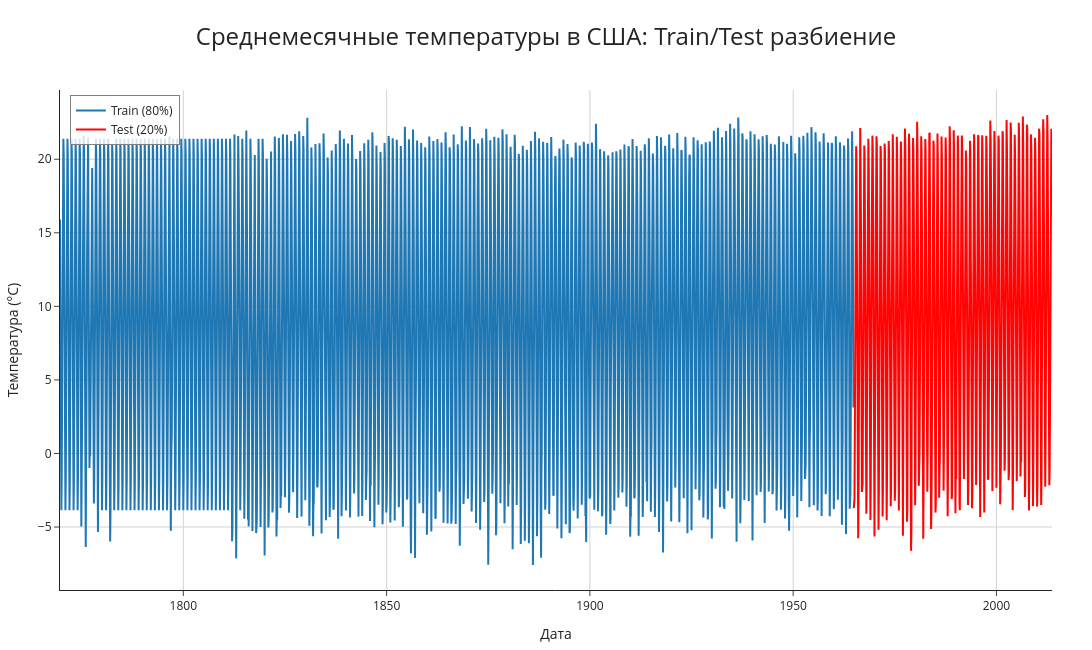

Here is the notebook cell this chart was saved with:
### Markdown cell above
Строим график:

### Code cell
# Задаём заголовок
print('\n======================================| Визуализация Train/Test разбиения с Plotly: |=====================================\n')
print('-' * 123)




# --- Создаём фигуру ---
fig = go.Figure()

# Добавляем Train
fig.add_trace(
    go.Scatter(
        x = train_data.index,
        y = train_data['AverageTemperature'], 
        mode = 'lines',
        name = 'Train (80%)',
        line = dict(color = '#1f77b4', width = 2)
    )  
)

# Добавляем Test
fig.add_trace(
    go.Scatter(
        x = test_data.index,
        y = test_data['AverageTemperature'],
        mode = 'lines',
        name = 'Test (20%)',
        line = dict(color = '#ff0404', width = 2)
    )
)




# --- Макет ---
fig.update_layout(
    
    # Заголовок и подписи осей
    title = dict(
        text = 'Среднемесячные температуры в США: Train/Test разбиение',
        x = 0.5,
        xanchor = 'center',
        font = dict(size = 24)
    ),
    xaxis_title = 'Дата',
    yaxis_title = 'Температура (°C)',
    
    # Легенда
    legend = dict(
        x = 0.01, y = 0.99,
        bgcolor = 'rgba(255,255,255,0.8)',
        bordercolor = 'gray',
        borderwidth = 1
    ),
    
    # Всплывающие подсказки
    hovermode = 'x unified',
    template = 'simple_white',
    
    # Размер для экспорта (в пикселях)
    width = 1100,
    height = 650,
    margin = dict(l=60, r=40, t=90, b=60)
)




# --- Сетки на осях ---
fig.update_xaxes(showgrid=True, gridwidth=1, gridcolor='LightGray', tickangle=0)
fig.update_yaxes(showgrid=True, gridwidth=1, gridcolor='LightGray')




# --- Показ и сохранение графика ---
fig.show()
fig.write_image(
    'plots/train_test_split.png', 
    width = 1100, 
    height = 650, 
    scale = 2
)
display(Image('plots/train_test_split.png'))




# --- Информация ---
print('-' * 123)
print(f'Размер train: {len(train_data)}')
print(f'Размер test: {len(test_data)}')
print(f'Общее количество наблюдений: {len(TS_by_USA_copy)}')
print('-' * 35)

### Figure 1 — Plotly figure (JSON) as saved in the notebook; plotly's stock layout.template omitted (floating-point values rounded to 4 significant figures; data arrays with more than 128 entries replaced by an {"elided": "..."} marker saying what was removed)
{"data": [{"line": {"color": "#1f77b4", "width": 2}, "mode": "lines", "name": "Train (80%)", "type": "scatter", "x": {"elided": "2343 str values"}, "y": {"elided": "2343 float values"}}, {"line": {"color": "#ff0404", "width": 2}, "mode": "lines", "name": "Test (20%)", "type": "scatter", "x": {"elided": "586 str values"}, "y": {"elided": "586 float values"}}], "layout": {"height": 650, "hovermode": "x unified", "legend": {"bgcolor": "rgba(255,255,255,0.8)", "bordercolor": "gray", "borderwidth": 1, "x": 0.01, "y": 0.99}, "margin": {"b": 60, "l": 60, "r": 40, "t": 90}, "title": {"font": {"size": 24}, "text": "Среднемесячные температуры в США: Train/Test разбиение", "x": 0.5, "xanchor": "center"}, "width": 1100, "xaxis": {"gridcolor": "LightGray", "gridwidth": 1, "showgrid": true, "tickangle": 0, "title": {"text": "Дата"}}, "yaxis": {"gridcolor": "LightGray", "gridwidth": 1, "showgrid": true, "title": {"text": "Температура (°C)"}}}}
